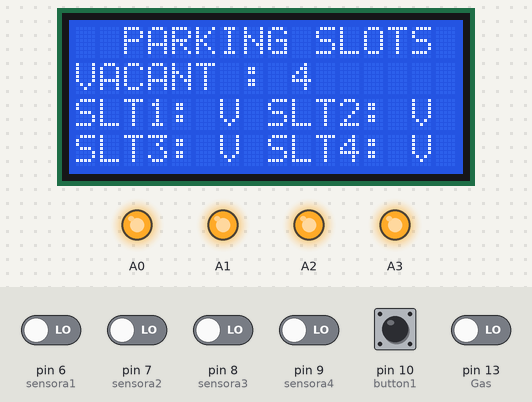
The sketch below on a simulated Arduino Uno, built with avr-gcc and run on an emulated ATmega328P. Shown: 16×4 character LCD, output pins drawn as LEDs (lit = HIGH). The test bench sets the inputs (shaded band); at power-on: pin 10 (button1) HIGH, pin 6 (sensora1), pin 7 (sensora2), pin 8 (sensora3), pin 9 (sensora4), pin 13 (Gas) LOW.

Above: at 2.2 s.
2.3 s: pin 6 (sensora1) driven HIGH
At 3.5 s:
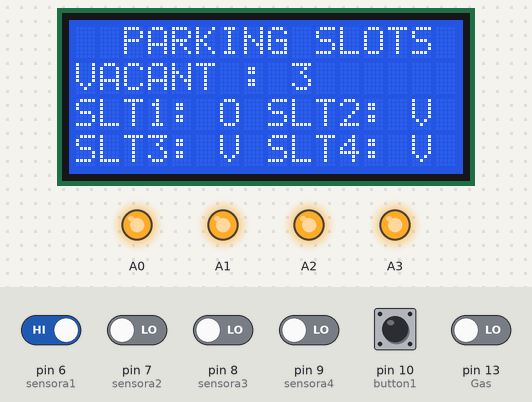
3.8 s: pin 7 (sensora2) driven HIGH
At 4.8 s:
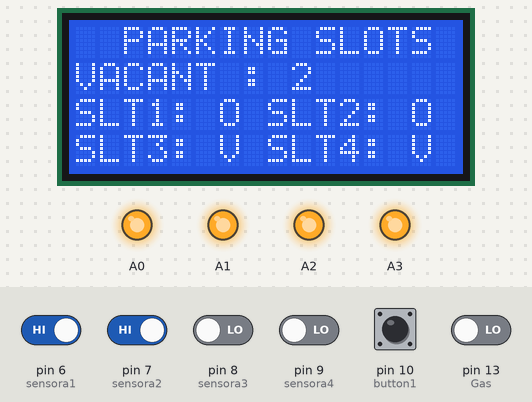
5.3 s: pin 8 (sensora3) driven HIGH
At 6.1 s:
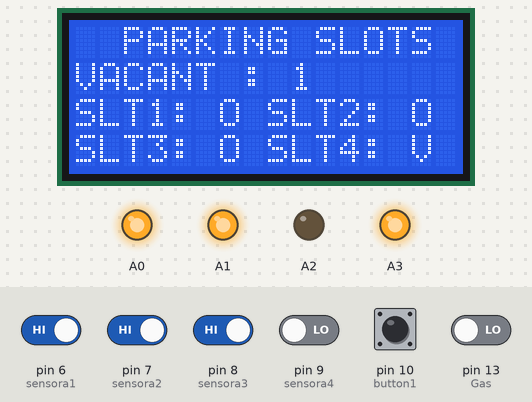
6.8 s: pin 9 (sensora4) driven HIGH
At 8.0 s:
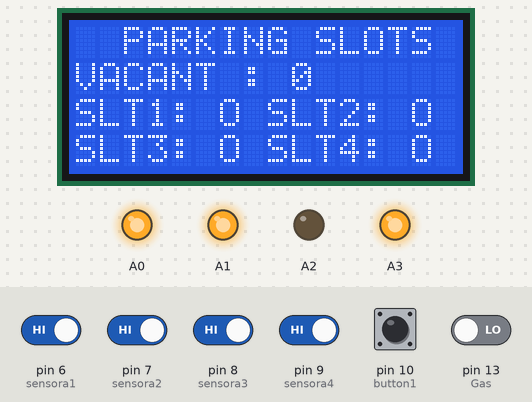
8.3 s: pin 13 (Gas) driven HIGH
At 9.6 s:
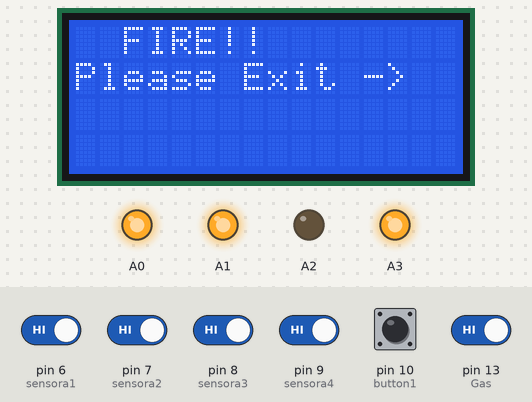
Timing chart, 0 to 11.3 s (numbered marks = the images above; inputs shaded):
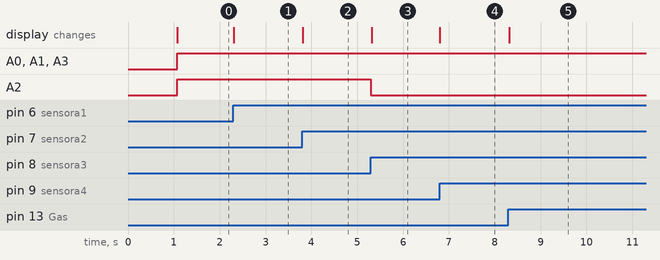

Measured:
- after the input at 2.3 s, the display: changes at once (image 1)
- after the input at 3.8 s, the display: changes at once (image 2)
- after the input at 5.3 s, A2: HIGH → LOW at once; the display: changes at once (image 3)
- after the input at 6.8 s, the display: changes at once (image 4)
- after the input at 8.3 s, the display: changes at once (image 5)

The sketch:

parking_final.ino
```cpp
#include <LiquidCrystal.h>
const int rs = 12, en = 11, d4 = 5, d5 = 4, d6 = 3, d7 = 2;
LiquidCrystal lcd(rs, en, d4, d5, d6, d7);
const int sensora1 = 6;
const int sensora2 = 7;
const int sensora3 = 8;
const int sensora4 = 9;
int Gas = 13;

#include <SoftwareSerial.h>

SoftwareSerial sim800l(0, 1); // RX,TX for Arduino and for the module it's TXD RXD, they should be inverted

#define button1 10 //Button pin, on the other pin it's wired with GND


bool button_State; //Button state
int b1 = 100;
int pc = 20;

void setup() {
  // set up the LCD's number of columns and rows:
  lcd.begin(16, 4);
  // Print a message to the LCD.
  //pinMode(sensora, INPUT);

  lcd.print("  PARKING SLOTS");

  pinMode(A0,OUTPUT);
  pinMode(A1,OUTPUT);
  pinMode(A2,OUTPUT);
  pinMode(A3,OUTPUT);
  pinMode(Gas , INPUT);

  pinMode(button1, INPUT_PULLUP); //The button is always on HIGH level, when pressed it goes LOW
  Serial.begin(9600);
  delay(1000);


}

void loop() {


  if(digitalRead(Gas) == HIGH){
    //lcd.clear();
    lcd.setCursor(0,0);
    lcd.print("  FIRE!!        ");
    lcd.setCursor(0,1);
    lcd.print("Please Exit ->");
    lcd.setCursor(0,2);
    lcd.print("               ");
    lcd.setCursor(0,3);
    lcd.print("               ");

   }
  else
  Sensor1();

  button_State = digitalRead(button1);   //We are constantly reading the button State

  if (button_State == LOW) {            //And if it's pressed

    Serial.println("Button pressed");
       //Shows this message on the serial monitor
    delay(200);                         //Small delay to avoid detecting the button press many times

    SendSMS();                          //And this function is called

 }
 /*
  if (sim800l.available()){            //Displays on the serial monitor if there's a communication from the module
    Serial.write(sim800l.read());
  } */

}


  void Sensor1(){

  lcd.setCursor(0, 0);
  lcd.print("  PARKING SLOTS");
  lcd.setCursor(0, 2);
  lcd.print("SLT1:");
  lcd.setCursor(8, 2);
  lcd.print("SLT2:");
  lcd.setCursor(0, 3);
  lcd.print("SLT3:");
  lcd.setCursor(8, 3);
  lcd.print("SLT4:");
int statusSensor1 = digitalRead (sensora1);
int statusSensor2 = digitalRead (sensora2);
int statusSensor3 = digitalRead (sensora3);
int statusSensor4 = digitalRead (sensora4);
  int x = 0;
  if (statusSensor1 == 1){
    //digitalWrite(LED1, HIGH); // LED HIGH
    lcd.setCursor(5,2);
    lcd.print(" O ");

    //lcd.setCursor(1,1);
    //lcd.print(" The LED IS ON  ");
  }

  else
  {
    //digitalWrite(LED1, LOW); // LED LOW
    lcd.setCursor(5,2);
    lcd.print(" V ");
    x++ ;
    led1();
    //lcd.setCursor(0,1);
    //lcd.print(" The LED IS OFF  ");

  }

  if (statusSensor2 == 1){
    //digitalWrite(LED1, HIGH); // LED HIGH
    lcd.setCursor(13,2);
    lcd.print(" O ");
    //lcd.setCursor(1,1);
    //lcd.print(" The LED IS ON  ");
  }

  else
  {
    //digitalWrite(LED1, LOW); // LED LOW
    lcd.setCursor(13,2);
    lcd.print(" V ");
    x++;
    led2();
    //lcd.setCursor(0,1);
    //lcd.print(" The LED IS OFF  ");

  }

  if (statusSensor3 == 1){
    //digitalWrite(LED1, HIGH); // LED HIGH
    lcd.setCursor(5,3);
    lcd.print(" O ");
    //lcd.setCursor(1,1);
    //lcd.print(" The LED IS ON  ");
  }

  else
  {
    //digitalWrite(LED1, LOW); // LED LOW
    lcd.setCursor(5,3);
    lcd.print(" V ");
    x++;
    led3();
    //lcd.setCursor(0,1);
    //lcd.print(" The LED IS OFF  ");

  }

  if (statusSensor4 == 1){
    //digitalWrite(LED1, HIGH); // LED HIGH
    lcd.setCursor(13,3);
    lcd.print(" O ");
    //lcd.setCursor(1,1);
    //lcd.print(" The LED IS ON  ");
  }

  else
  {
    //digitalWrite(LED1, LOW); // LED LOW
    lcd.setCursor(13,3);
    lcd.print(" V ");
    x++;
    led4();
    //lcd.setCursor(0,1);
    //lcd.print(" The LED IS OFF  ");


  }
  lcd.setCursor(0,1);
  lcd.print("VACANT : ");
  lcd.print(x);
  lcd.print("      ");

}


void led1(){
int statusSensor1 = digitalRead (sensora1);
if (statusSensor1 == 0){
  digitalWrite(A0,HIGH);
}
else
digitalWrite(A0,LOW);
}

void led2(){
int statusSensor2 = digitalRead (sensora2);
if (statusSensor2 == 0){
  digitalWrite(A1,HIGH);
}
else
digitalWrite(A1,LOW);
}

void led3(){
int statusSensor3 = digitalRead (sensora3);
if (statusSensor3 == 0){
  digitalWrite(A2,HIGH);
}
else
digitalWrite(A2,LOW);
}

void led4(){
int statusSensor4 = digitalRead (sensora4);
if (statusSensor4 == 0){
  digitalWrite(A3,HIGH);
}
else
digitalWrite(A3,LOW);
}

void SendSMS()
{

  Serial.println("Rakesh");
  int bal = b1 - pc;
  Serial.print("balance= ");
//   Serial.print("\t");
  Serial.println(bal);
  Serial.println("parked on 13/04/2022 at 10:00");
  Serial.println("Sending SMS...");               //Show this message on serial monitor
  /*sim800l.print("AT+CMGF=1\r");                   //Set the module to SMS mode
  delay(100);
  sim800l.print("AT+CMGS=\"+919354936861\"\r");  //Your phone number don't forget to include your country code, example +212123456789"
  delay(500);
  sim800l.print("SIM800l is working");       //This is the text to send to the phone number, don't make it too long or you have to modify the SoftwareSerial buffer
  delay(500);
  sim800l.print((char)26);// (required according to the datasheet)
  delay(500);
  sim800l.println();*/
  Serial.println("Text Sent.");

  delay(500);
}
```
